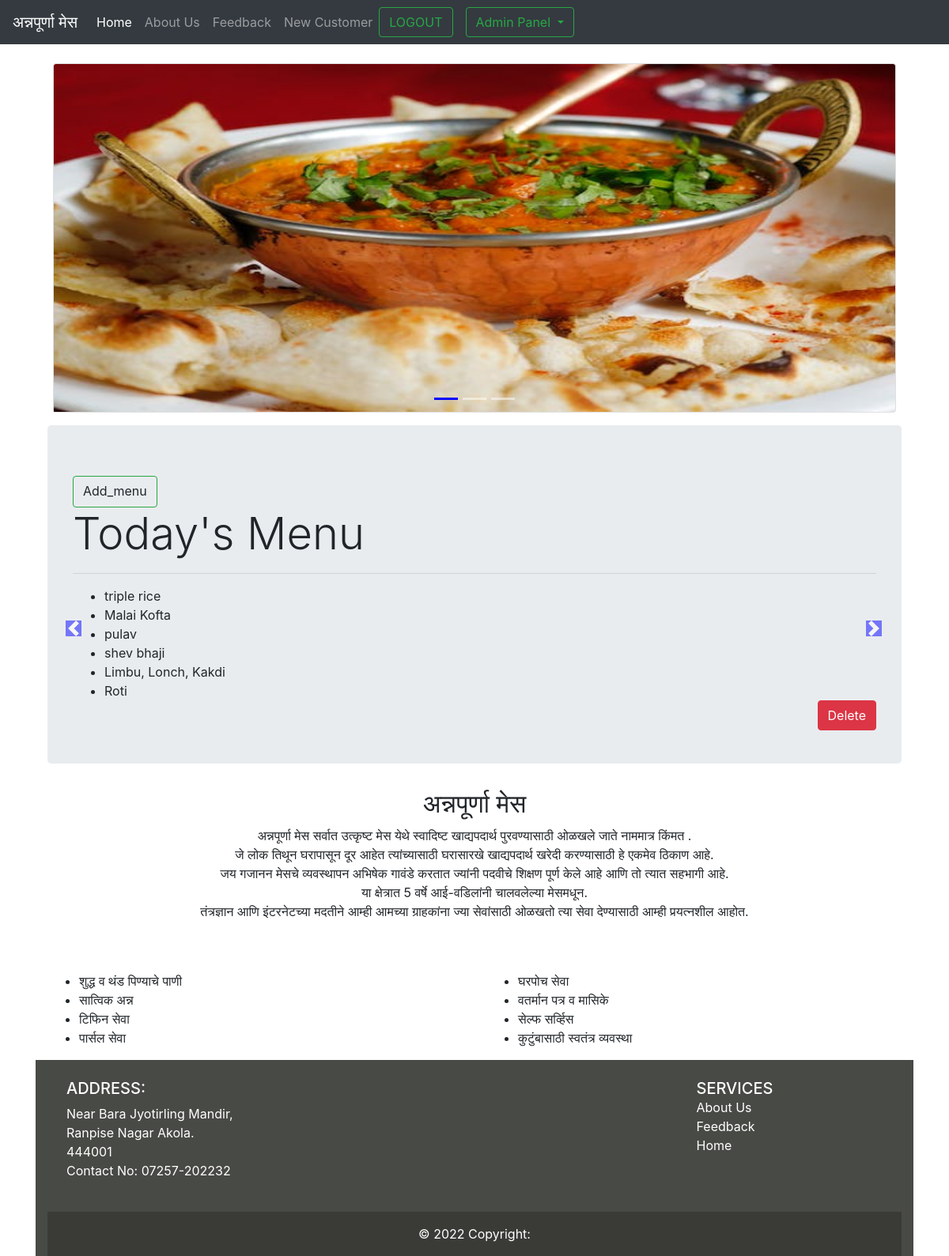
The app's page / (signed in) with its own data.
### mysite/models.py (models this page shows, shortened)
class Menu(models.Model):
    food1 = models.CharField(max_length=255)
    food2 = models.CharField(max_length=255)
    food3 = models.CharField(max_length=255)
    food4 = models.CharField(max_length=255)
    food5 = models.CharField(max_length=255)
    food6 = models.CharField(max_length=255)
    timeStamp = models.DateTimeField(auto_now_add=True,blank=True)

### mysite/views.py (the view, shortened to what this page needs)
# urls.py: path('', views.mysite, name='home'),
def mysite(request):
    menu = Menu.objects.all()
    if len(menu) >= 1:
        if int(str(datetime.now())[8:10]) == int(str(menu[0].timeStamp)[8:10]):
            return render(request,'mysite/home.html',{'menu':menu})
    return render(request,'mysite/home.html', {'menu':menu})

### templates/mysite/home.html (shortened to what this page needs)
{% extends 'index.html'  %}
{% load static %}
{% block homeactive %} active {% endblock homeactive %}
{%   block body %}
<div class="container">
  <div id="demo" class="carousel slide my-3 mt-4" data-ride="carousel">
      <ul class="carousel-indicators">
        <li data-target="#demo" data-slide-to="0" class="active"></li>
        <li data-target="#demo" data-slide-to="1" ></li>
        <li data-target="#demo" data-slide-to="2" ></li>
      </ul>
      <div class="container carousel-inner no-padding">
        <div class="carousel-item active">
          <div class="row d-flex justify-content-center">
            <div class="card" style="width: 96%;">
              <img src= '{% static "images/food1.jpeg" %}' class="card-img-top" alt="...">
            </div>
         </div>
        </div>
      </div>
  </div>
   <a class="carousel-control-prev " style="margin-left:3px;" href="#demo" data-slide="next">
    <span class="carousel-control-prev-icon"></span>
</a>
<a class="carousel-control-next " style="margin-right:5px;" href="#demo" data-slide="prev">
    <span class="carousel-control-next-icon"></span>
</a>
<div class="container">
  <div class="jumbotron">
{% if user.is_staff %}
            <a class="btn btn-outline-success" style="height: 40px;" data-toggle='modal' data-target="#AddMenu">Add_menu</a>
    {% endif %}
    {% if menu %}
    <h1 class="display-4">Today's Menu</h1>
    <hr class="my-6">
    <ul>
      {% for i in menu%}
      <li>{{ i.food1 }}</li>
      <li>{{ i.food2 }}</li>
      <li>{{ i.food3 }}</li>
      <li>{{ i.food4 }}</li>
      <li>{{ i.food5 }}</li>
      <li>{{ i.food6 }}</li>
      {% endfor %}
      {% if user.is_staff %}
      <a href="deletemenu/" class="btn btn-danger float-right">Delete</a>
       {%endif%}
      </ul>
      {% else %}
      <h2 class="text-center">Menu not Updated yet</h2>
      {% endif %}
  </div>
</div>
<div class="container">
<div class="widget">
  <h2 style="text-align: center;">अन्नपूर्णा मेस</h2>
  <p style="text-align: center;" >
    अन्नपूर्णा मेस सर्वात उत्कृष्ट मेस येथे स्वादिष्ट खाद्यपदार्थ पुरवण्यासाठी ओळखले जाते
  नाममात्र किंमत .
  <br>
  जे लोक तिथून घरापासून दूर आहेत त्यांच्यासाठी घरासारखे खाद्यपदार्थ खरेदी करण्यासाठी हे एकमेव ठिकाण आहे.
  <br>
  जय गजानन मेसचे व्यवस्थापन अभिषेक गावंडे करतात ज्यांनी पदवीचे शिक्षण पूर्ण केले आहे आणि तो त्यात सहभागी आहे.
  <br>
  या क्षेत्रात 5 वर्षे आई-वडिलांनी चालवलेल्या मेसमधून.
  <br>
  तंत्रज्ञान आणि इंटरनेटच्या मदतीने आम्ही आमच्या ग्राहकांना ज्या सेवांसाठी ओळखतो त्या सेवा देण्यासाठी आम्ही प्रयत्नशील आहोत.
  <br>
  <br>
  <br>
<div class="row style="text-align: center;"">
  <div class="col-md-6">
      <ul class="check">
          <li>शुद्ध व थंड पिण्याचे पाणी</li>
          <li>सात्विक अन्न</li>
          <li>टिफिन सेवा</li>
          <li>पार्सल सेवा</li>
      </ul>
  </div>
  <div class="col-md-6">
      <ul class="check">
          <li>घरपोच सेवा</li>
          <li>वतर्मान पत्र व मासिके</li>
          <li>सेल्फ सर्व्हिस</li>
          <li>कुटुंबासाठी स्वतंत्र व्यवस्था </li>
      </ul>
  </div>
</div>
</div>
</div>
{% endblock body %}

### templates/index.html (style rules this page uses)
.carousel-indicators .active { background-color: blue; }
body .carousel-indicators { bottom: 0; }
body .carousel-control-prev-icon, body .carousel-control-next-icon { background-color: blue; }
.card-img-top { height:55vh; }

### records on screen
Menu: food1 "triple rice", food2 "Malai Kofta", food3 "pulav", food4 "shev bhaji", food5 "Limbu, Lonch, Kakdi", food6 "Roti"
